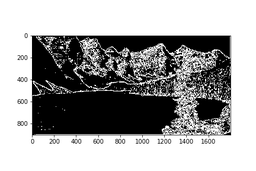
#> input picture images/binary.png, 256 x 171 px, shrunk from 432 x 288 before the run
$ jupyter execute ccl.ipynb
#> lines starting #> are read from the running program, lines starting #| are printed output that depends on the picture
[cell 1]
import matplotlib.pyplot as plt

import matplotlib.image as mpimg
import numpy as np
import math
import cv2
from numpy.matrixlib.defmatrix import matrix

WHITE = 255
BLACK = 0

[cell 2]
def CCL(image):
    q = []
    image_x,image_y = image.shape
    labels = np.zeros((image_x,image_y))
    print(labels)
    label = 1
    print(image_x,image_y)
    for i in range(image_x):
        for j in range(image_y):
            if (image[i][j] == WHITE and labels[i][j] == 0):
                labels[i][j] = label
                q.append((i,j))
                if q != []:
                    while(q != []):
                        x,y = q.pop(0)
                        #print("Finding neighbors")
                        #print(x,y)
                        for a in range(-1,2):
                            for b in range(-1,2):
                                if  0 <= (x + a ) < image_x and 0 <= (y+b) < image_y:
                                    #print(x+a, y+b)
                                    if (image[x+a][y+b] == WHITE and labels[x+a][y+b] == 0):
                                        labels[x+a][y+b] = label
                                        q.append((x+a,y+b))
                label = label + 1
    print(label)
    return labels

[cell 3]
binary = cv2.imread("./images/binary.png")
#> binary is the input picture: shape (171, 256, 3); min 0, max 255, mean 162.4
plt.imshow(binary,cmap='gray', vmin=0,vmax=255)

[cell 4]
img = cv2.imread("./images/Q6.png", cv2.IMREAD_GRAYSCALE)
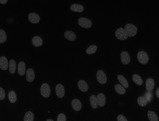
#> input picture images/Q6.png, 159 x 121 px, shrunk from 269 x 205 before the run
#> img is the input picture: shape (121, 159); min 3, max 82, mean 12.5

[cell 5]
labels = CCL(img)
#> (printed output is left out)
#| 121 159
#> after the loop in CCL, `for i in range(image_x):`: labels: shape (121, 159) float64; every value is 0
#| 1
print(labels[labels==1])

[cell 6]
print(labels)
#> (printed output is left out)
print(labels.max())
#| 0.0

[cell 7]
plt.imshow(labels,cmap='gray', vmin=0,vmax=255)

[cell 8]
def CCL_thresh(image,threshold):
#> called with threshold = 11
    q = []
    image_x,image_y = image.shape
#> image_x = 121; image_y = 159
    labels = np.zeros((image_x,image_y))
    label = 1
    for i in range(image_x):
        for j in range(image_y):
            if (image[i][j] > threshold and labels[i][j] == 0):
                labels[i][j] = label
                q.append((i,j))
                if q != []:
                    while(q != []):
                        x,y = q.pop(0)
                        #print("Finding neighbors")
                        #print(x,y)
                        for a in range(-1,2):
                            for b in range(-1,2):
                                if  0 <= (x + a ) < image_x and 0 <= (y+b) < image_y:
                                    #print(x+a, y+b)
                                    if (image[x+a][y+b] > threshold and labels[x+a][y+b] == 0):
                                        labels[x+a][y+b] = label
                                        q.append((x+a,y+b))
                label = label + 1
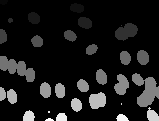
#> labels: shape (121, 159) float64; min 0, max 31, mean 3.1; drawn with min black and max white
#> after the loop, label = 32; q = []

    return labels

[cell 9]
c = CCL_thresh(img, 11)
print(c.max())
#| 31.0

[cell 10]
distribution = []
i_list = []
iteration = []
for i in range(0,255):
    k = CCL_thresh(img, i)
    i_list.append(i)
    iteration.append(i)
    distribution.append(k.max())
#> after the loop, distribution = 255 values, max 103 at index 45, min 0 at index 82, mean 10.76; i_list = 255 values from 0 to 254; iteration = 255 values from 0 to 254


#I modified the function so that it takes in a threshold on the foreground pixel values, and performs a sweep from 0 to 255. In the sweep we find that there are a lot of repeated

[cell 11]
plt.xlabel("Estimate number of cells ")
plt.ylabel("Count")
plt.hist(distribution, range(1,100))
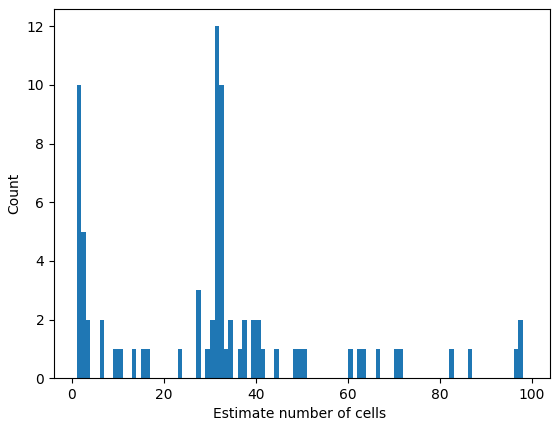
#> figure drawn by matplotlib, 1 panel; tallest bar 12 high, from x = 31 to 32

[cell 12]
plt.xlabel("Estimate number of cells ")
plt.ylabel("Count")
plt.hist(distribution, range(1,40))
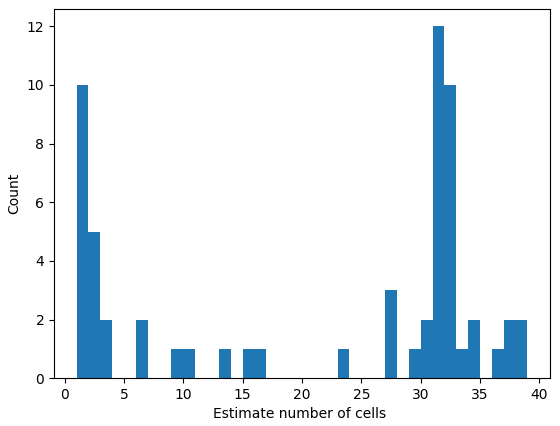
#> figure drawn by matplotlib, 1 panel; tallest bar 12 high, from x = 31 to 32

[cell 13]
#Based on this we find that there are inbetween 30-35 cells in that photo.

[cell 14]
plt.xlabel("Threshold")
plt.ylabel("Number of cells")
plt.hist2d(i_list,distribution,bins=[40,40])
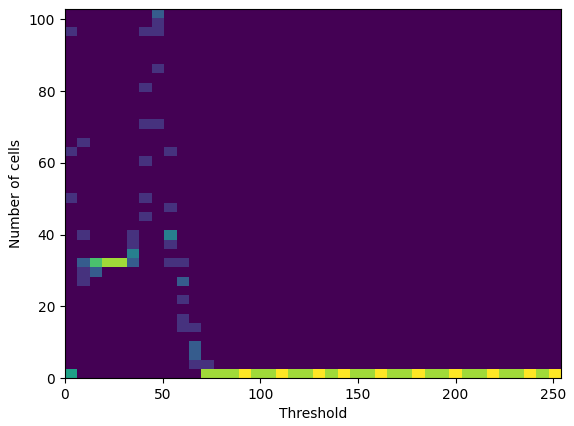
#> figure drawn by matplotlib, 1 panel
